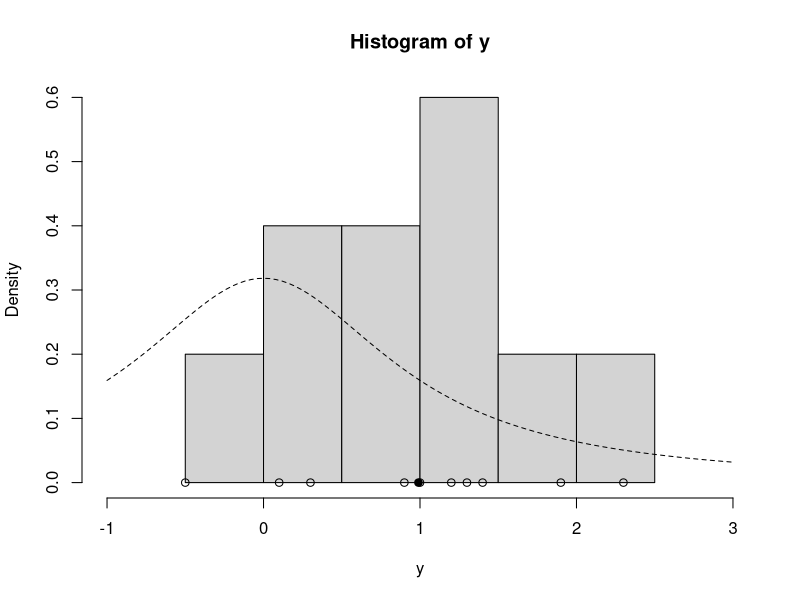
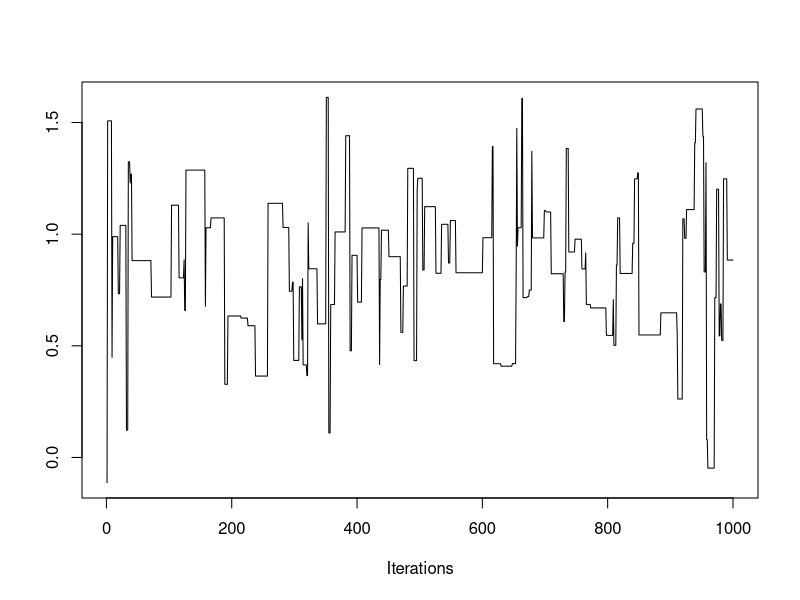
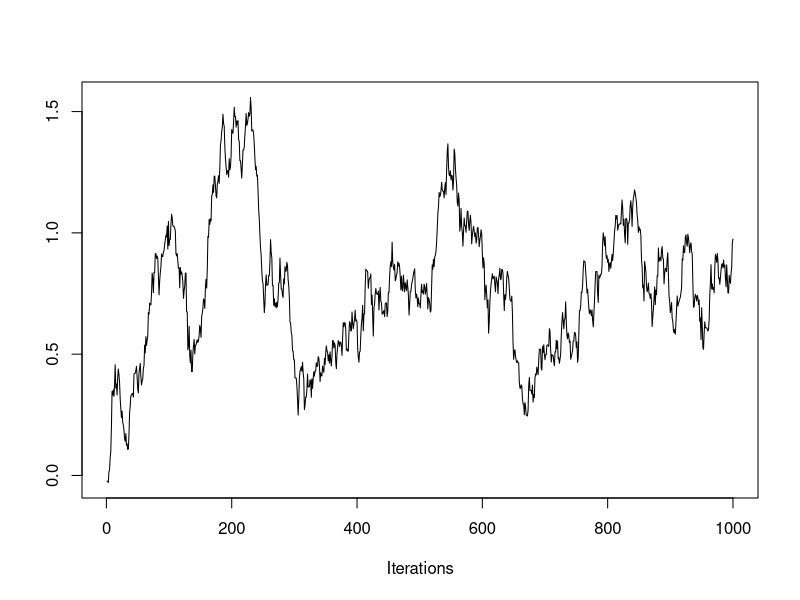
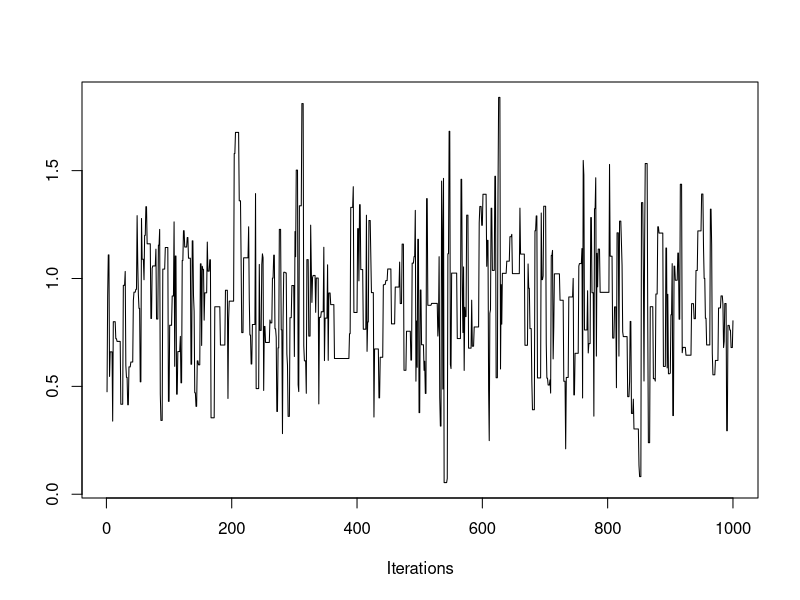
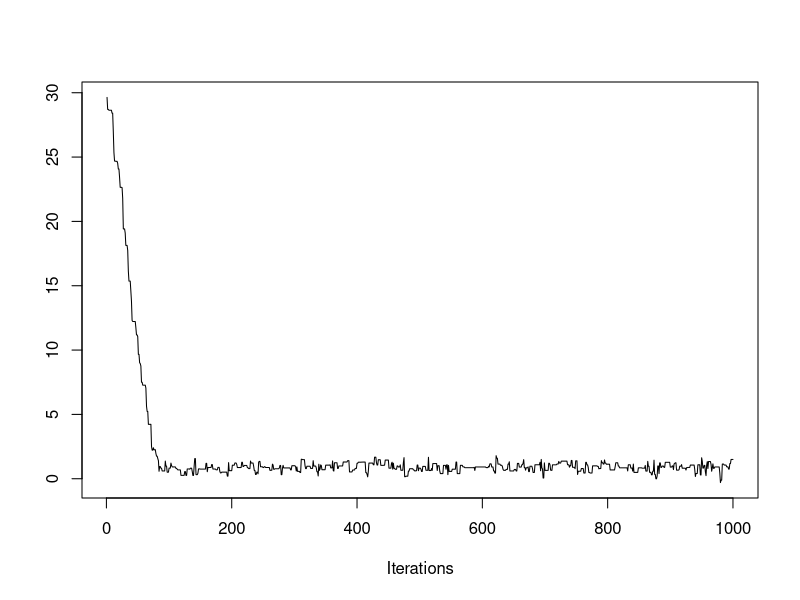
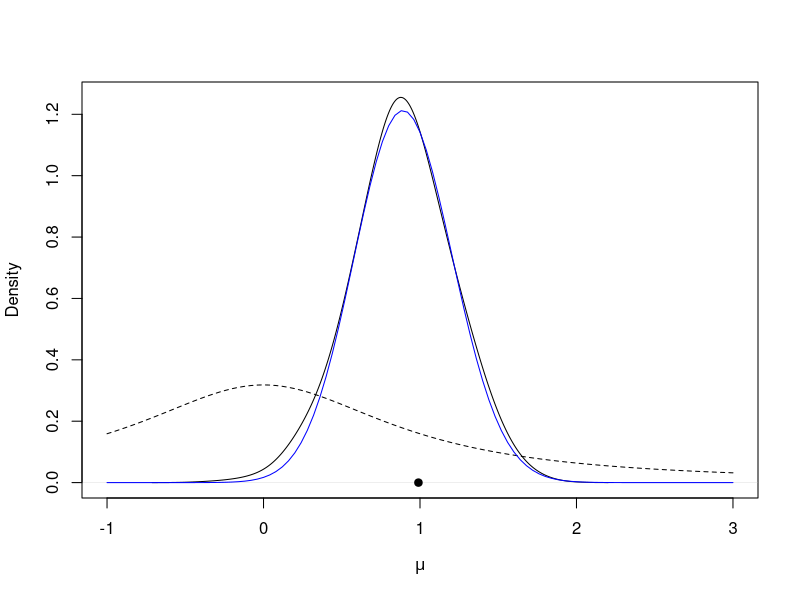
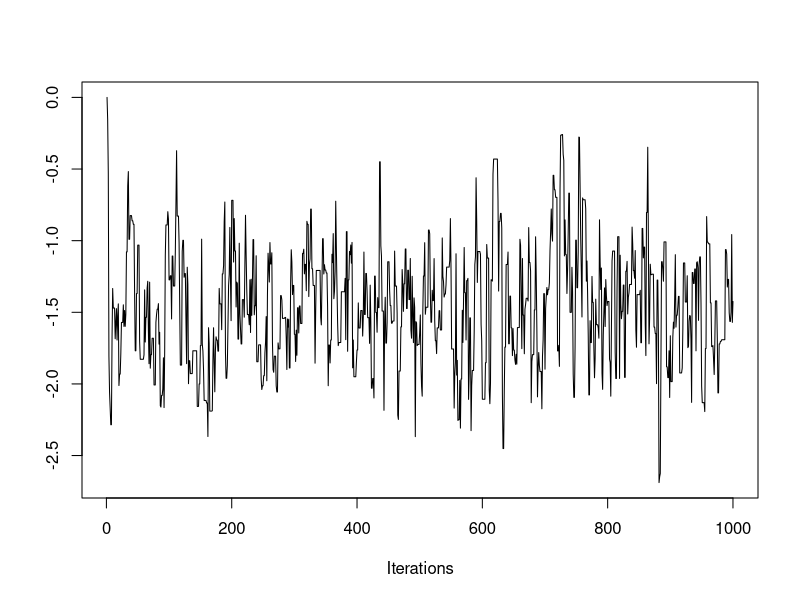
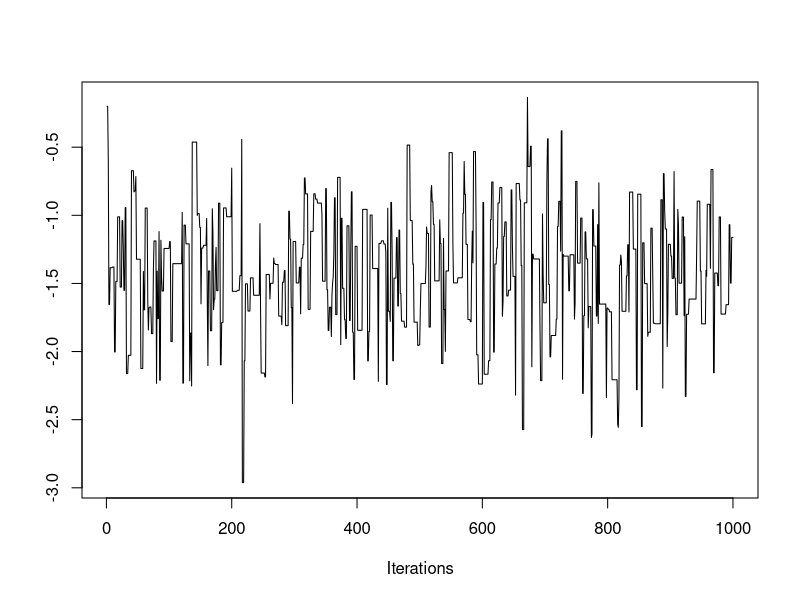

R code for these plots, in order:
#Loome funktsiooni, mis teeb g(...) funktsioonist logaritmilise funktsiooni. Funktsiooni lgaritm on tema avaldise logaritm. 
lg = function(mu, n, ybar) {
  mu2 = mu^2
  n * (ybar * mu - mu2 / 2.0) - log(1 + mu2)
}

## Random-Walk Metropolis-Hastings algorithm, mis võtab sisendina n = valimi suurus, ybar = ehk kogutud andmete keskmine, n_iter = iteratsioonide arv, mu_init = algne mu väärtus, cand_sd = kandidaate tootva q(...) jaotuse standardhälve 

mh = function(n, ybar, n_iter, mu_init, cand_sd) {
  
  ## step 1, initialize
  mu_out = numeric(n_iter) #väljundiks saame n_iter koguse mu-sid
  accpt = 0 #selleks, et näha kui palju mu proposale vastu võetakse loome selle tunnuse, mis on alguses väärtusega 0
  mu_now = mu_init #see on "praegune" (pärast updatei) mu väärtus (esialgu on see mu_init algne väärtus)
  lg_now = lg(mu=mu_now, n=n, ybar=ybar) #samuti update'ime pidevalt g() (siinkohal log of g()) väärtust vastavalt käesolevale mu väärtusele (ja valimi suurusele ning andmetele ybar)
  
  ## step 2, iterate
  for (i in 1:n_iter) {
    ## step 2a
    mu_cand = rnorm(n=1, mean=mu_now, sd=cand_sd) # draw a candidate
    
    ## step 2b. Kuna meie proposal distribution on normaaljaotus, mis on sümmeetriline, siis on q(...) funktsiooniga jaotuses kõigi tõmmete tõenäosus sama (vt ülevalt proposal distribution ja Random-Walk Metropolis-Hastings) ja see tähendab, et valemis taanduvad joone peal ja joone all q(...) tingimuslikud jaotused ära ja alpha väärtus ehk acceptance ratio on ainult kandidaadi ja praeguse oleku punktides g() funktsiooni hinnangute suhe. Siinkohal küll g() funktsiooni logaritmi arvutusliku stabiilsuse huvides
    lg_cand = lg(mu=mu_cand, n=n, ybar=ybar) # evaluate log of g with the candidate
    lalpha = lg_cand - lg_now # log of acceptance ratio
    alpha = exp(lalpha) #kuna oleme kasutanud logaritmilist skaalat, siis võtame alphast eksponendi.
    
    ## step 2c
    u = runif(1) # draw a uniform variable which will be less than alpha with probability min(1, alpha). Sest kui meil on uniform jaotus 0st-1ni siis on kõigi väärtuste tõmbamine ühe tõenäoline. Mis on tõenäosus saada väikesemat väärtust kui 0,5? 50%, väiksemat kui 0.4? 40%. Seega väiksemat kui alpha alpha*100%. Sellega viimegi läbi sammu, kus tingimuslikult võtame kandidaadi vastu tõenäosusega alpha, sest u-d, mis on väiksem kui alpha saada tõenäosus on alpha. Kui alpha on suurem kui 1, siis on u alati väiksem, mis tähendab, et võtame alati vastu
    if (u < alpha) { # then accept the candidate
      mu_now = mu_cand #praegune mu väärtus muudetakse kandidaadiks
      accpt = accpt + 1 # to keep track of acceptance
      lg_now = lg_cand #muudame ka praeguse lg ära.
    }
    
    ## collect results
    mu_out[i] = mu_now # save this iteration's value of mu. Kui väärtus jääb samaks, siis saab i-ndaks väärtuseks sama mu väärtus, kui muutub, siis uus väärtus.
  }
  
  ## return a list of output
  list(mu=mu_out, accpt=accpt/n_iter)
}

y = c(1.2, 1.4, -0.5, 0.3, 0.9, 2.3, 1.0, 0.1, 1.3, 1.9)
ybar = mean(y)
n = length(y)
hist(y, freq=FALSE, xlim=c(-1.0, 3.0)) # histogram of the data
curve(dt(x=x, df=1), lty=2, add=TRUE) # prior for mu (x=x on argumendi puudumine pmtslt, annab generic jaotuse)
points(y, rep(0,n), pch=1) # individual data points
points(ybar, 0, pch=19) # sample mean

set.seed(43) # set the random seed for reproducibility
post = mh(n=n, ybar=ybar, n_iter=1e3, mu_init=0.0, cand_sd=3.0) #anname üleval loodud funktsioonile argumendid
str(post) #annab objekti (siinkohal list) sees olevad andmed

library("coda")
traceplot(as.mcmc(post$mu)) #peame post muutuja tegema mcmc objektiks

post = mh(n=n, ybar=ybar, n_iter=1e3, mu_init=0.0, cand_sd=0.05)
post$accpt

traceplot(as.mcmc(post$mu))

post = mh(n=n, ybar=ybar, n_iter=1e3, mu_init=0.0, cand_sd=0.9)
post$accpt

traceplot(as.mcmc(post$mu))

post = mh(n=n, ybar=ybar, n_iter=1e3, mu_init=30.0, cand_sd=0.9)
post$accpt

traceplot(as.mcmc(post$mu))

post$mu_keep = post$mu[-c(1:100)] # discard the first 100 samples ja lisama oma post listi uue objekti mu_keep
plot(density(post$mu_keep, adjust=2.0), main="", xlim=c(-1.0, 3.0), xlab=expression(mu)) # plot density estimate of the posterior
curve(dt(x=x, df=1), lty=2, add=TRUE) # prior for mu
points(ybar, 0, pch=19) # sample mean

curve(0.017*exp(lg(mu=x, n=n, ybar=ybar)), from=-1.0, to=3.0, add=TRUE, col="blue") # approximation to the true posterior in blue

#----------------------------------------QUIZZZI ÜLESANNNE-------------------------------------
  
y2 = c (-0.2, -1.5, -5.3, 0.3, -0.8, -2.2)

ybar2 = mean(y2)
n2 = length(y2)

set.seed(45) # set the random seed for reproducibility
post11 = mh(n=n2, ybar=ybar2, n_iter=1e3, mu_init=0.0, cand_sd=0.5) #anname üleval loodud funktsioonile argumendid

post12 = mh(n=n2, ybar=ybar2, n_iter=1e3, mu_init=0.0, cand_sd=1.5) #anname üleval loodud funktsioonile argumendid

post13 = mh(n=n2, ybar=ybar2, n_iter=1e3, mu_init=0.0, cand_sd=3.0) #anname üleval loodud funktsioonile argumendid

post14 = mh(n=n2, ybar=ybar2, n_iter=1e3, mu_init=0.0, cand_sd=4.0) #anname üleval loodud funktsioonile argumendid


library("coda")
traceplot(as.mcmc(post11$mu)) #peame post muutuja tegema mcmc objektiks
post11$accpt
traceplot(as.mcmc(post12$mu)) #peame post muutuja tegema mcmc objektiks
post12$accpt
traceplot(as.mcmc(post13$mu)) #peame post muutuja tegema mcmc objektiks
post13$accpt
traceplot(as.mcmc(post14$mu)) #peame post muutuja tegema mcmc objektiks
post14$accpt

pmc2 = mcmc.list(as.mcmc(post11$mu), as.mcmc(post12$mu), 
                as.mcmc(post13$mu), as.mcmc(post14$mu))

coda::traceplot(pmc2)

coda::effectiveSize(as.mcmc(post11$mu)) 
coda::effectiveSize(as.mcmc(post12$mu)) 
coda::effectiveSize(as.mcmc(post13$mu)) 
coda::effectiveSize(as.mcmc(post14$mu)) 

nburn = 1000 # remember to discard early iterations
post11$mu_keep = post11$mu[-c(1:nburn)]
summary(as.mcmc(post11$mu_keep)) #kuna oleme kindlad, et tegemist statsionaarse jaotusega, siis saame hinnata jaotust, nagu see oleks õige mu jaotus, mida otsimegi, ja öelda mis on erinevate mu väärtuste tõenäosus jne. 

